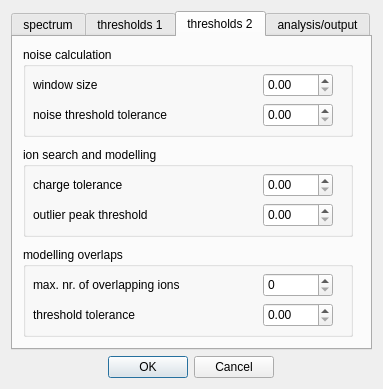
<?xml version="1.0" encoding="UTF-8"?>
<ui version="4.0">
 <class>configDialog</class>
 <widget class="QDialog" name="configDialog">
  <property name="geometry">
   <rect>
    <x>0</x>
    <y>0</y>
    <width>383</width>
    <height>389</height>
   </rect>
  </property>
  <property name="windowTitle">
   <string>Dialog</string>
  </property>
  <layout class="QVBoxLayout" name="verticalLayout">
   <item>
    <widget class="QTabWidget" name="tabWidget">
     <property name="enabled">
      <bool>true</bool>
     </property>
     <property name="sizePolicy">
      <sizepolicy hsizetype="Preferred" vsizetype="Minimum">
       <horstretch>0</horstretch>
       <verstretch>0</verstretch>
      </sizepolicy>
     </property>
     <property name="currentIndex">
      <number>2</number>
     </property>
     <widget class="QWidget" name="tab_2">
      <attribute name="title">
       <string>spectrum</string>
      </attribute>
      <widget class="QGroupBox" name="mzBox">
       <property name="geometry">
        <rect>
         <x>10</x>
         <y>10</y>
         <width>330</width>
         <height>150</height>
        </rect>
       </property>
       <property name="autoFillBackground">
        <bool>false</bool>
       </property>
       <property name="title">
        <string>m/z area containing peaks</string>
       </property>
       <widget class="QLabel" name="label_23">
        <property name="geometry">
         <rect>
          <x>10</x>
          <y>30</y>
          <width>60</width>
          <height>16</height>
         </rect>
        </property>
        <property name="text">
         <string>min. m/z</string>
        </property>
       </widget>
       <widget class="QLabel" name="label_24">
        <property name="geometry">
         <rect>
          <x>10</x>
          <y>60</y>
          <width>171</width>
          <height>16</height>
         </rect>
        </property>
        <property name="text">
         <string>min. max. m/z</string>
        </property>
       </widget>
       <widget class="QLabel" name="label_25">
        <property name="geometry">
         <rect>
          <x>10</x>
          <y>120</y>
          <width>191</width>
          <height>16</height>
         </rect>
        </property>
        <property name="text">
         <string>window size</string>
        </property>
       </widget>
       <widget class="QLabel" name="label_26">
        <property name="geometry">
         <rect>
          <x>10</x>
          <y>90</y>
          <width>161</width>
          <height>16</height>
         </rect>
        </property>
        <property name="text">
         <string>tolerance</string>
        </property>
       </widget>
       <widget class="QDoubleSpinBox" name="upperBoundWindowSize">
        <property name="geometry">
         <rect>
          <x>230</x>
          <y>116</y>
          <width>80</width>
          <height>24</height>
         </rect>
        </property>
        <property name="statusTip">
         <string>window size for noise calculation to find upper m/z bound</string>
        </property>
       </widget>
       <widget class="QSpinBox" name="lowerBound">
        <property name="geometry">
         <rect>
          <x>230</x>
          <y>26</y>
          <width>80</width>
          <height>24</height>
         </rect>
        </property>
        <property name="statusTip">
         <string>lower m/z bound (just peaks with higher m/z are examined) </string>
        </property>
        <property name="maximum">
         <number>9999</number>
        </property>
       </widget>
       <widget class="QSpinBox" name="minUpperBound">
        <property name="geometry">
         <rect>
          <x>230</x>
          <y>56</y>
          <width>80</width>
          <height>24</height>
         </rect>
        </property>
        <property name="statusTip">
         <string>minimal upper m/z bound</string>
        </property>
        <property name="maximum">
         <number>9999</number>
        </property>
       </widget>
       <widget class="QSpinBox" name="upperBoundTolerance">
        <property name="geometry">
         <rect>
          <x>230</x>
          <y>86</y>
          <width>80</width>
          <height>24</height>
         </rect>
        </property>
        <property name="statusTip">
         <string>value is added to calculated upper m/z-bound for final value</string>
        </property>
        <property name="maximum">
         <number>999</number>
        </property>
       </widget>
      </widget>
     </widget>
     <widget class="QWidget" name="tab">
      <attribute name="title">
       <string>thresholds 1</string>
      </attribute>
      <widget class="QGroupBox" name="errorBox">
       <property name="geometry">
        <rect>
         <x>10</x>
         <y>10</y>
         <width>330</width>
         <height>120</height>
        </rect>
       </property>
       <property name="autoFillBackground">
        <bool>false</bool>
       </property>
       <property name="title">
        <string>error threshold: threshold [ppm] = k * (m/z) +d</string>
       </property>
       <widget class="QLabel" name="label_16">
        <property name="geometry">
         <rect>
          <x>10</x>
          <y>30</y>
          <width>60</width>
          <height>16</height>
         </rect>
        </property>
        <property name="statusTip">
         <string>slope</string>
        </property>
        <property name="text">
         <string>k (/ 1000)</string>
        </property>
       </widget>
       <widget class="QLabel" name="label_17">
        <property name="geometry">
         <rect>
          <x>10</x>
          <y>60</y>
          <width>60</width>
          <height>16</height>
         </rect>
        </property>
        <property name="statusTip">
         <string>intercept</string>
        </property>
        <property name="text">
         <string>d</string>
        </property>
       </widget>
       <widget class="QDoubleSpinBox" name="k">
        <property name="geometry">
         <rect>
          <x>240</x>
          <y>26</y>
          <width>70</width>
          <height>24</height>
         </rect>
        </property>
        <property name="statusTip">
         <string>slope of error</string>
        </property>
        <property name="decimals">
         <number>2</number>
        </property>
       </widget>
       <widget class="QDoubleSpinBox" name="d">
        <property name="geometry">
         <rect>
          <x>240</x>
          <y>56</y>
          <width>70</width>
          <height>24</height>
         </rect>
        </property>
        <property name="statusTip">
         <string>intercept error</string>
        </property>
        <property name="minimum">
         <double>-9.990000000000000</double>
        </property>
       </widget>
       <widget class="QDoubleSpinBox" name="errorTolerance">
        <property name="geometry">
         <rect>
          <x>240</x>
          <y>86</y>
          <width>70</width>
          <height>24</height>
         </rect>
        </property>
        <property name="statusTip">
         <string>tolerance for isotope peak search in ppm</string>
        </property>
       </widget>
       <widget class="QLabel" name="label_19">
        <property name="geometry">
         <rect>
          <x>10</x>
          <y>90</y>
          <width>171</width>
          <height>16</height>
         </rect>
        </property>
        <property name="text">
         <string>tolerance for isotope peaks</string>
        </property>
       </widget>
      </widget>
      <widget class="QGroupBox" name="qualityBox">
       <property name="geometry">
        <rect>
         <x>10</x>
         <y>140</y>
         <width>330</width>
         <height>120</height>
        </rect>
       </property>
       <property name="title">
        <string>Quality thresholds</string>
       </property>
       <widget class="QLabel" name="label_20">
        <property name="geometry">
         <rect>
          <x>10</x>
          <y>64</y>
          <width>141</width>
          <height>16</height>
         </rect>
        </property>
        <property name="text">
         <string>quality (highlighting)</string>
        </property>
       </widget>
       <widget class="QLabel" name="label_21">
        <property name="geometry">
         <rect>
          <x>10</x>
          <y>94</y>
          <width>151</width>
          <height>16</height>
         </rect>
        </property>
        <property name="text">
         <string>score (highlightening)</string>
        </property>
       </widget>
       <widget class="QDoubleSpinBox" name="shapeDel">
        <property name="geometry">
         <rect>
          <x>240</x>
          <y>30</y>
          <width>70</width>
          <height>24</height>
         </rect>
        </property>
        <property name="statusTip">
         <string>ions which have a higher value are highlighted</string>
        </property>
       </widget>
       <widget class="QDoubleSpinBox" name="shapeMarked">
        <property name="geometry">
         <rect>
          <x>240</x>
          <y>60</y>
          <width>70</width>
          <height>24</height>
         </rect>
        </property>
        <property name="statusTip">
         <string>ions which have a higher value are highlighted</string>
        </property>
       </widget>
       <widget class="QLabel" name="label_22">
        <property name="geometry">
         <rect>
          <x>10</x>
          <y>34</y>
          <width>141</width>
          <height>16</height>
         </rect>
        </property>
        <property name="text">
         <string>quality (deletion)</string>
        </property>
       </widget>
       <widget class="QDoubleSpinBox" name="scoreMarked">
        <property name="geometry">
         <rect>
          <x>240</x>
          <y>90</y>
          <width>70</width>
          <height>24</height>
         </rect>
        </property>
        <property name="statusTip">
         <string>ions which have a higher value are highlighted</string>
        </property>
       </widget>
      </widget>
     </widget>
     <widget class="QWidget" name="tab_4">
      <attribute name="title">
       <string>thresholds 2</string>
      </attribute>
      <widget class="QGroupBox" name="noiseBox">
       <property name="geometry">
        <rect>
         <x>10</x>
         <y>10</y>
         <width>330</width>
         <height>90</height>
        </rect>
       </property>
       <property name="title">
        <string>noise calculation</string>
       </property>
       <widget class="QLabel" name="label_29">
        <property name="geometry">
         <rect>
          <x>10</x>
          <y>60</y>
          <width>171</width>
          <height>16</height>
         </rect>
        </property>
        <property name="text">
         <string>noise threshold tolerance</string>
        </property>
       </widget>
       <widget class="QDoubleSpinBox" name="thresholdFactor">
        <property name="geometry">
         <rect>
          <x>240</x>
          <y>56</y>
          <width>70</width>
          <height>24</height>
         </rect>
        </property>
        <property name="statusTip">
         <string>set it lower to search for more isotope peaks</string>
        </property>
       </widget>
       <widget class="QLabel" name="label_37">
        <property name="geometry">
         <rect>
          <x>10</x>
          <y>30</y>
          <width>140</width>
          <height>16</height>
         </rect>
        </property>
        <property name="text">
         <string>window size</string>
        </property>
       </widget>
       <widget class="QDoubleSpinBox" name="noiseWindowSize">
        <property name="geometry">
         <rect>
          <x>240</x>
          <y>26</y>
          <width>70</width>
          <height>24</height>
         </rect>
        </property>
        <property name="statusTip">
         <string>window size for noise calculation</string>
        </property>
       </widget>
      </widget>
      <widget class="QGroupBox" name="remodellingBox">
       <property name="geometry">
        <rect>
         <x>10</x>
         <y>210</y>
         <width>330</width>
         <height>90</height>
        </rect>
       </property>
       <property name="title">
        <string>modelling overlaps</string>
       </property>
       <widget class="QLabel" name="label_38">
        <property name="geometry">
         <rect>
          <x>10</x>
          <y>60</y>
          <width>141</width>
          <height>16</height>
         </rect>
        </property>
        <property name="text">
         <string>threshold tolerance</string>
        </property>
       </widget>
       <widget class="QDoubleSpinBox" name="overlapThreshold">
        <property name="geometry">
         <rect>
          <x>240</x>
          <y>56</y>
          <width>70</width>
          <height>24</height>
         </rect>
        </property>
        <property name="statusTip">
         <string>ions which have a lower proportion in overlap pattern are deleted</string>
        </property>
       </widget>
       <widget class="QLabel" name="label_39">
        <property name="geometry">
         <rect>
          <x>10</x>
          <y>30</y>
          <width>201</width>
          <height>16</height>
         </rect>
        </property>
        <property name="text">
         <string>max. nr. of overlapping ions</string>
        </property>
       </widget>
       <widget class="QSpinBox" name="manualDeletion">
        <property name="geometry">
         <rect>
          <x>240</x>
          <y>26</y>
          <width>70</width>
          <height>24</height>
         </rect>
        </property>
        <property name="toolTip">
         <string/>
        </property>
        <property name="statusTip">
         <string>if overlap-pattern contains more ions, user is asked to manually delete ions</string>
        </property>
       </widget>
      </widget>
      <widget class="QGroupBox" name="searchIntensityBox">
       <property name="geometry">
        <rect>
         <x>10</x>
         <y>110</y>
         <width>330</width>
         <height>90</height>
        </rect>
       </property>
       <property name="title">
        <string>ion search and modelling</string>
       </property>
       <widget class="QDoubleSpinBox" name="outlierLimit">
        <property name="geometry">
         <rect>
          <x>240</x>
          <y>56</y>
          <width>70</width>
          <height>24</height>
         </rect>
        </property>
        <property name="statusTip">
         <string>ions which have a higher value are highlighted</string>
        </property>
       </widget>
       <widget class="QLabel" name="label_31">
        <property name="geometry">
         <rect>
          <x>10</x>
          <y>30</y>
          <width>141</width>
          <height>16</height>
         </rect>
        </property>
        <property name="text">
         <string>charge tolerance</string>
        </property>
       </widget>
       <widget class="QDoubleSpinBox" name="zTolerance">
        <property name="geometry">
         <rect>
          <x>240</x>
          <y>26</y>
          <width>70</width>
          <height>24</height>
         </rect>
        </property>
        <property name="statusTip">
         <string>isotope peaks with higher values are not used for intensity modelling</string>
        </property>
       </widget>
       <widget class="QLabel" name="label_32">
        <property name="geometry">
         <rect>
          <x>10</x>
          <y>60</y>
          <width>141</width>
          <height>16</height>
         </rect>
        </property>
        <property name="text">
         <string>outlier peak threshold</string>
        </property>
       </widget>
      </widget>
     </widget>
     <widget class="QWidget" name="tab_3">
      <attribute name="title">
       <string>analysis/output</string>
      </attribute>
      <widget class="QGroupBox" name="interestingIonsBox">
       <property name="geometry">
        <rect>
         <x>10</x>
         <y>10</y>
         <width>330</width>
         <height>90</height>
        </rect>
       </property>
       <property name="statusTip">
        <string>tick fragment types which should be more deeply analysed</string>
       </property>
       <property name="whatsThis">
        <string>tick fragment types which should be more deeply analysed</string>
       </property>
       <property name="title">
        <string>interesting ions</string>
       </property>
       <widget class="QCheckBox" name="aFrag">
        <property name="geometry">
         <rect>
          <x>10</x>
          <y>30</y>
          <width>50</width>
          <height>20</height>
         </rect>
        </property>
        <property name="text">
         <string>a</string>
        </property>
       </widget>
       <widget class="QCheckBox" name="bFrag">
        <property name="geometry">
         <rect>
          <x>10</x>
          <y>60</y>
          <width>50</width>
          <height>20</height>
         </rect>
        </property>
        <property name="text">
         <string>b</string>
        </property>
       </widget>
       <widget class="QCheckBox" name="cFrag">
        <property name="geometry">
         <rect>
          <x>80</x>
          <y>30</y>
          <width>50</width>
          <height>20</height>
         </rect>
        </property>
        <property name="text">
         <string>c</string>
        </property>
       </widget>
       <widget class="QCheckBox" name="dFrag">
        <property name="geometry">
         <rect>
          <x>80</x>
          <y>60</y>
          <width>50</width>
          <height>20</height>
         </rect>
        </property>
        <property name="text">
         <string>d</string>
        </property>
       </widget>
       <widget class="QCheckBox" name="wFrag">
        <property name="geometry">
         <rect>
          <x>200</x>
          <y>30</y>
          <width>50</width>
          <height>20</height>
         </rect>
        </property>
        <property name="text">
         <string>w</string>
        </property>
        <property name="checked">
         <bool>false</bool>
        </property>
        <property name="tristate">
         <bool>false</bool>
        </property>
       </widget>
       <widget class="QCheckBox" name="xFrag">
        <property name="geometry">
         <rect>
          <x>200</x>
          <y>60</y>
          <width>50</width>
          <height>20</height>
         </rect>
        </property>
        <property name="text">
         <string>x</string>
        </property>
       </widget>
       <widget class="QCheckBox" name="yFrag">
        <property name="geometry">
         <rect>
          <x>270</x>
          <y>30</y>
          <width>50</width>
          <height>20</height>
         </rect>
        </property>
        <property name="text">
         <string>y</string>
        </property>
       </widget>
       <widget class="QCheckBox" name="zFrag">
        <property name="geometry">
         <rect>
          <x>270</x>
          <y>60</y>
          <width>50</width>
          <height>20</height>
         </rect>
        </property>
        <property name="text">
         <string>z</string>
        </property>
       </widget>
      </widget>
     </widget>
    </widget>
   </item>
   <item alignment="Qt::AlignHCenter">
    <widget class="QDialogButtonBox" name="buttonBox">
     <property name="sizePolicy">
      <sizepolicy hsizetype="Fixed" vsizetype="Fixed">
       <horstretch>0</horstretch>
       <verstretch>0</verstretch>
      </sizepolicy>
     </property>
     <property name="standardButtons">
      <set>QDialogButtonBox::Cancel|QDialogButtonBox::Ok</set>
     </property>
    </widget>
   </item>
  </layout>
 </widget>
 <resources/>
 <connections/>
</ui>
